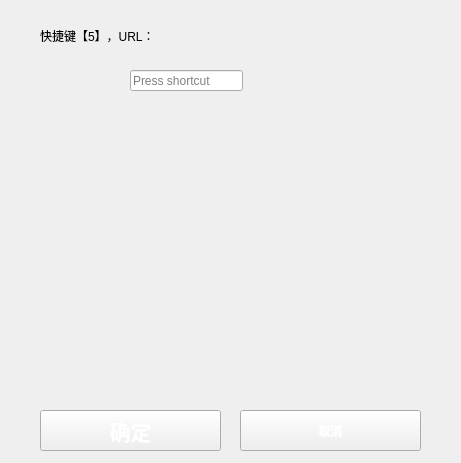
<?xml version="1.0" encoding="UTF-8"?>
<ui version="4.0">
 <class>Form</class>
 <widget class="QWidget" name="Form">
  <property name="geometry">
   <rect>
    <x>0</x>
    <y>0</y>
    <width>461</width>
    <height>463</height>
   </rect>
  </property>
  <property name="mouseTracking">
   <bool>true</bool>
  </property>
  <property name="windowTitle">
   <string>浏览器设置</string>
  </property>
  <property name="windowIcon">
   <iconset>
    <normaloff>media/cat.ico</normaloff>media/cat.ico</iconset>
  </property>
  <widget class="QPushButton" name="pushButton_2">
   <property name="geometry">
    <rect>
     <x>240</x>
     <y>410</y>
     <width>181</width>
     <height>41</height>
    </rect>
   </property>
   <property name="styleSheet">
    <string notr="true">border-image: url(media/button.png);
font: 16pt &quot;黑体&quot;;
color:white;font: bold;</string>
   </property>
   <property name="text">
    <string>取消</string>
   </property>
   <property name="shortcut">
    <string/>
   </property>
  </widget>
  <widget class="QPushButton" name="pushButton">
   <property name="geometry">
    <rect>
     <x>40</x>
     <y>410</y>
     <width>181</width>
     <height>41</height>
    </rect>
   </property>
   <property name="font">
    <font>
     <family>黑体</family>
     <pointsize>16</pointsize>
     <weight>75</weight>
     <italic>false</italic>
     <bold>true</bold>
    </font>
   </property>
   <property name="focusPolicy">
    <enum>Qt::StrongFocus</enum>
   </property>
   <property name="styleSheet">
    <string notr="true">border-image: url(media/button.png);
font: 16pt &quot;黑体&quot;;
color:white;font: bold;</string>
   </property>
   <property name="text">
    <string>确定</string>
   </property>
   <property name="autoDefault">
    <bool>false</bool>
   </property>
   <property name="flat">
    <bool>false</bool>
   </property>
  </widget>
  <widget class="QLabel" name="label_3">
   <property name="geometry">
    <rect>
     <x>40</x>
     <y>20</y>
     <width>161</width>
     <height>31</height>
    </rect>
   </property>
   <property name="styleSheet">
    <string notr="true">font: 12pt &quot;宋体&quot;;</string>
   </property>
   <property name="text">
    <string>快捷键【5】，URL：</string>
   </property>
  </widget>
  <widget class="QKeySequenceEdit" name="keySequenceEdit">
   <property name="geometry">
    <rect>
     <x>130</x>
     <y>70</y>
     <width>113</width>
     <height>21</height>
    </rect>
   </property>
  </widget>
 </widget>
 <resources/>
 <connections>
  <connection>
   <sender>pushButton_2</sender>
   <signal>clicked()</signal>
   <receiver>Form</receiver>
   <slot>close()</slot>
   <hints>
    <hint type="sourcelabel">
     <x>388</x>
     <y>527</y>
    </hint>
    <hint type="destinationlabel">
     <x>498</x>
     <y>468</y>
    </hint>
   </hints>
  </connection>
 </connections>
</ui>
